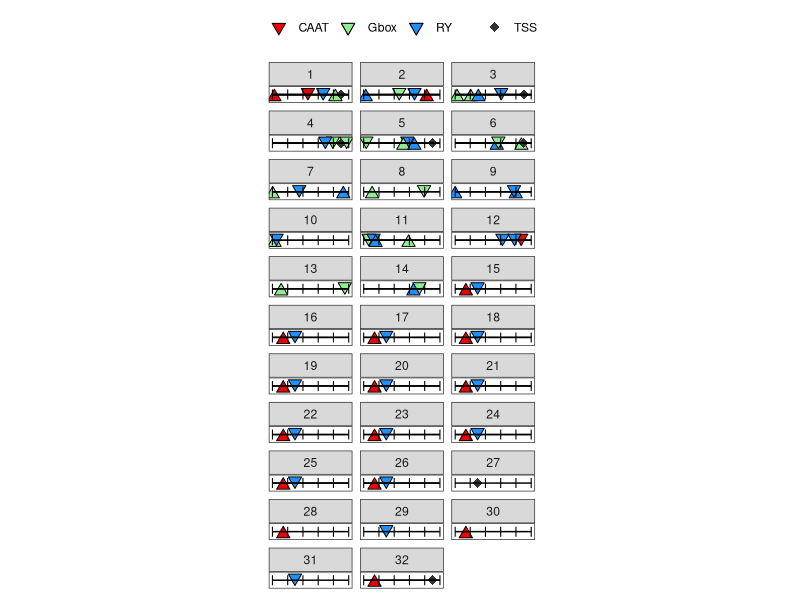

R code for this plot: (Note: this script raises an error after producing the figure.)
# Promoter Mapping v1.0

library(tidyverse)
options(stringsAsFactors = F)

## Organizing the table
table <- read.table('test1.bed.txt', header = F, sep = "\t")
names(table)[4] <- "Genes"
head(table)

## Setting up coordinates for each motif in the promoter based on their position on chromossomes

table$V8 <- table$V8 - table$V2 ## Start
table$V9 <- table$V9 - table$V2 ## Stop
head(table)

## Setting up coordinates for START and STOP for each motif adjusting Strand Orientation, 
## For instance, if a gene is on the negative strand, motifs that are in position 10 will be placed on (PROMOTER SIZE) - 10

table$motif.start[table$V6 == "+"] <- table[table$V6 == "+", 8] ## Gene on positive strand, just copy the start from orignal
table$motif.stop[table$V6 == "+"] <- table[table$V6 == "+", 9] ## Gene on positive strand, just copy the STOP from orignal

table$motif.start[table$V6 == "-"] <- (table[table$V6 == "-", 3]-table[table$V6 == "-", 2]) - table[table$V6 == "-", 9] ## Gene on negative strand, promoter size (V3 - V2) minus stop
table$motif.stop[table$V6 == "-"] <- (table[table$V6 == "-", 3]-table[table$V6 == "-", 2]) - table[table$V6 == "-", 8] ## Gene on negative strand, promoter size (V3 - V2) minus start

## Setting up the middle point of the motif
table$motif.middle <- table$motif.start + as.numeric((table$motif.stop-table$motif.start)/2)

head(table)
point <- data.frame(c(1,100,200,300,400,500))
names(point) <- "X"
 
ggplot(data = table) + 
  geom_point(data = subset(table, (V6 == "+") & (V12 == "+") & (V10 != "TSS")), aes(x=motif.middle, y= 0.15, fill = V10), shape = 25, size = 3) + 
  geom_point(data = subset(table, (V6 == "+") & (V12 == "-") & (V10 != "TSS")), aes(x=motif.middle, y= -0.15, fill = V10), shape = 24, size = 3, show.legend = FALSE) + 
  geom_point(data = subset(table, (V6 == "-") & (V12 == "+") & (V10 != "TSS")), aes(x=motif.middle, y= -0.15, fill = V10), shape = 24, size = 3, show.legend = FALSE) +
  geom_point(data = subset(table, (V6 == "-") & (V12 == "-") & (V10 != "TSS")), aes(x=motif.middle, y= 0.15, fill = V10), shape = 25, size = 3) +
  
  geom_point(data = subset(table, V10 == "TSS"), aes(x=motif.middle, y= 0, colour= "TSS"), fill = "grey20", shape = 18, size = 3) + 

  
  
  
  
  geom_point(data = point, aes(x= X, y =0.0), fill= "grey20", shape = 108, size = 3) +

  xlim(1,500) + 
  ylim(-0.5,0.5) +
  theme_bw() +
  coord_fixed(ratio = 100) +
  facet_wrap("Genes", ncol= 3) +
  geom_segment(aes(x=1,xend=500,y=0,yend=0)) +
  scale_fill_manual(values=c("red2","lightgreen","dodgerblue")) +
  scale_colour_manual(values=c("grey20")) +
  theme(legend.position = "top", legend.title = element_blank(),
        axis.title.y=element_blank(), axis.title.x = element_blank(), axis.text.y=element_blank(), 
        axis.ticks.y=element_blank(),axis.text.x=element_blank(),axis.ticks.x=element_blank(), 
        panel.grid.major = element_blank(), panel.grid.minor = element_blank()) + 
  ggsave("Test.jpeg", width = 10, height = 10)


dev.off()
